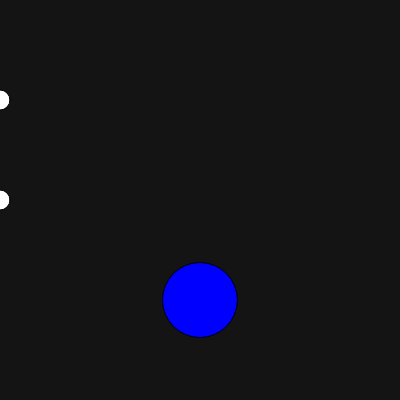
Frame 1 (no input)
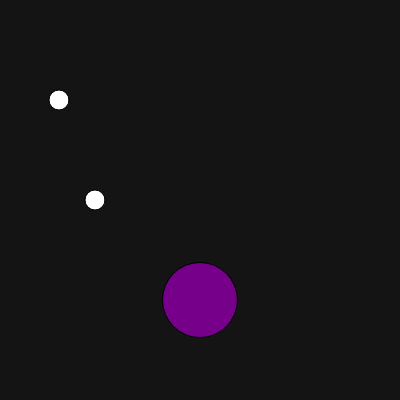
Frame 60 (no input)
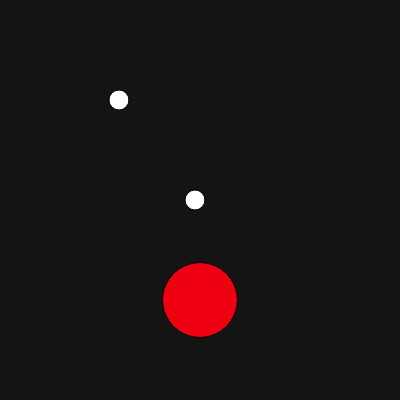
Frame 120 (the mouse pressed at the canvas centre since frame 60)

The p5.js sketch that drew these frames (run headless with seeded random() and noise() and a simulated clock; from frame 60 on, the mouse is pressed at the canvas centre):

// p5.js sketch
// ── sketch.js
/*
/*
DMS110 - modulo demonstration

https://developer.mozilla.org/en-US/docs/Web/JavaScript/Reference/Operators/Remainder
modulo - also known as remainder operator
returns integer remainder of one number divided by another
r = n % d
e.g. 
13 % 5 would return 3 because there are two fives in 13
with 3 left over as remainder
we can use this to 'reset' a variable back to zero when it
reaches a certain amount
*/

// declare and initialize some globals
let x1 = 0,
  x2 = 0,
  c = 0;

function setup() {
  createCanvas(400, 400);
}

function draw() {
  background(20);
  fill(255);
  // draw an ellipse toward the top of the canvas
  ellipse(x1, 100, 20);
  // increment x1 by 1
  x1 += 1;
  // reset to zero when x1 reaches width
  x1 = x1 % width;
  // draw another ellipse in the middle of the canvas
  ellipse(x2, 200, 20);
  // increment x2 by 5
  x2 += 5;
  // reset to zero when it reaches 200, in this case
  // note syntactic sugar!
  x2 %= 200;
  // change fill from blue to red
  fill(c, 0, 255 - c);
  // increment c and perform modulo in one line
  c = (c + 2) % 255;
  // draw one more ellipse toward the bottom of the canvas
  ellipse(200, 300, 75);
}
